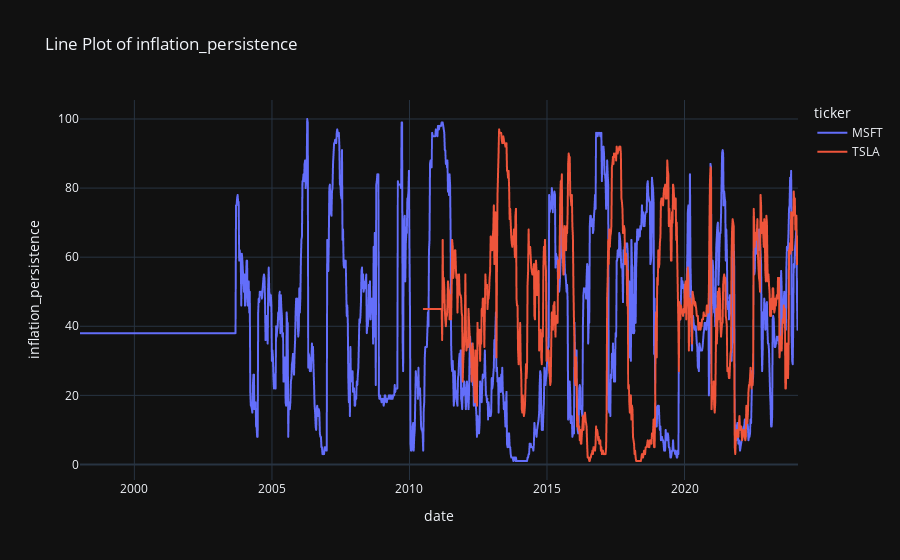

This figure's notebook cell:
### Code cell
df_comprehensive.plot_line("inflation_persistence")

### Figure 1 — Plotly figure (JSON) as saved in the notebook; plotly's stock layout.template omitted (floating-point values rounded to 4 significant figures; data arrays with more than 128 entries replaced by an {"elided": "..."} marker saying what was removed)
{"data": [{"hovertemplate": "ticker=MSFT<br>date=%{x}<br>inflation_persistence=%{y}<extra></extra>", "legendgroup": "MSFT", "line": {"color": "#636efa", "dash": "solid"}, "marker": {"symbol": "circle"}, "mode": "lines", "name": "MSFT", "showlegend": true, "type": "scattergl", "x": {"elided": "1363 str values"}, "xaxis": "x", "y": {"elided": "1363 int values"}, "yaxis": "y"}, {"hovertemplate": "ticker=TSLA<br>date=%{x}<br>inflation_persistence=%{y}<extra></extra>", "legendgroup": "TSLA", "line": {"color": "#EF553B", "dash": "solid"}, "marker": {"symbol": "circle"}, "mode": "lines", "name": "TSLA", "showlegend": true, "type": "scattergl", "x": {"elided": "711 str values"}, "xaxis": "x", "y": {"elided": "711 int values"}, "yaxis": "y"}], "layout": {"autosize": true, "legend": {"title": {"text": "ticker"}, "tracegroupgap": 0}, "title": {"text": "Line Plot of inflation_persistence"}, "xaxis": {"anchor": "y", "autorange": true, "domain": [0, 1], "range": ["1998-01-09", "2024-02-16"], "title": {"text": "date"}, "type": "date"}, "yaxis": {"anchor": "x", "autorange": true, "domain": [0, 1], "range": [-4.5, 105.5], "title": {"text": "inflation_persistence"}, "type": "linear"}}}
